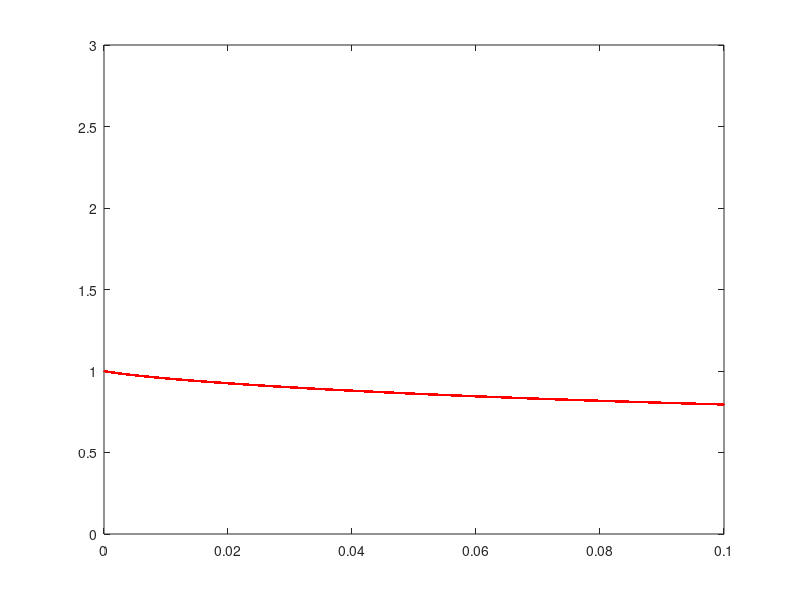

Write the MATLAB code that produced this figure.
x=1;
d=0.000000001;
while x>d
    x=x/10;
    y=x^sin(x);
    fprintf('x=%.8f y=%.8f\n',x,y);
end
x=0.1;
a=[x,x^(2/log(x))];
d=0.0001;
while x>0
    plot(a(1),a(2),'r.');
    axis([0,0.1,0,3]) 
    x=x-d;
    y=x^sin(x);
    a=[x,y];
    hold on;
end
